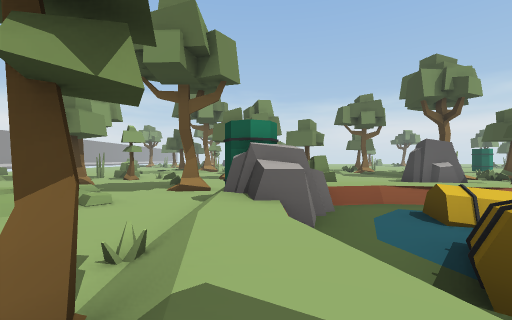
view 1 (above)

24 first-person views from a walk through a Unity game level. The camera is 1.2 m above the floor, looks level and sees 90° across. The floor is counted in squares, 2 m on a side. Each view is taken from the middle of a square. On the plan, view 1 faces up. The plan holds only what a view shows up to about 9 squares ahead; the rest is blank. The place goes on beyond the plan.

view 2
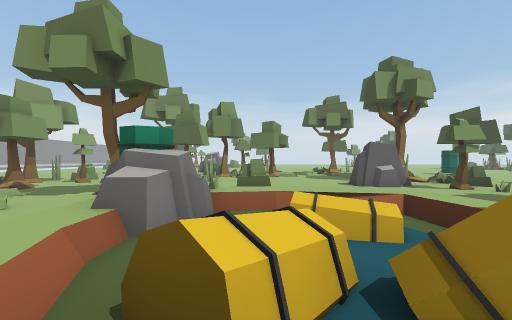

view 3
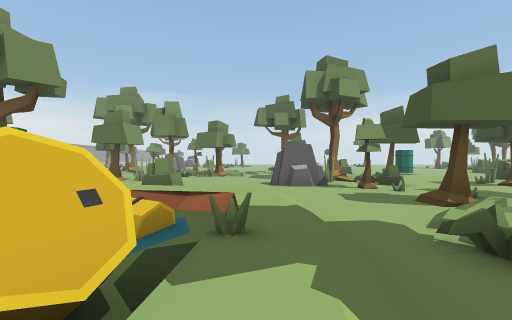

view 4
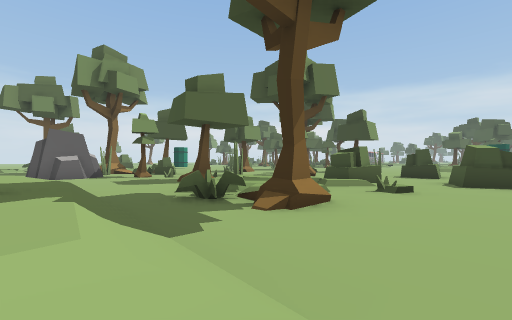

view 5
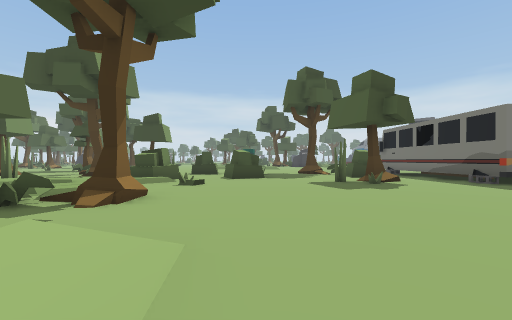

view 6
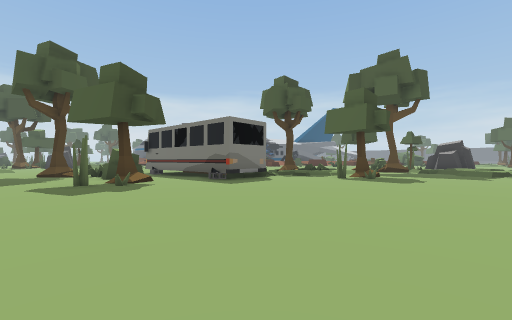

view 7
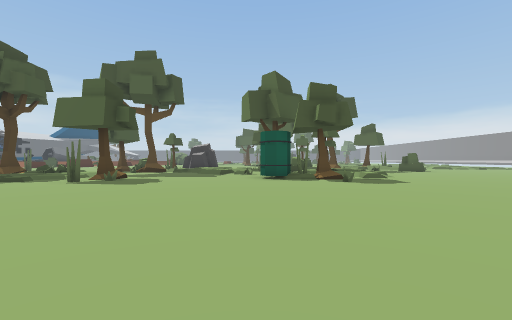

view 8
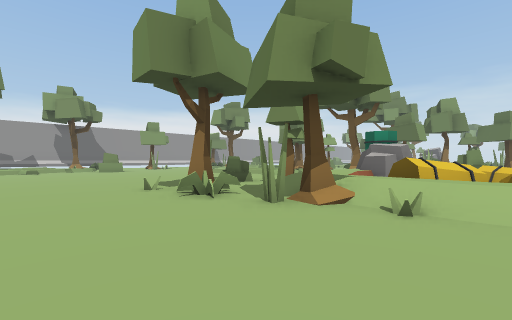

view 9
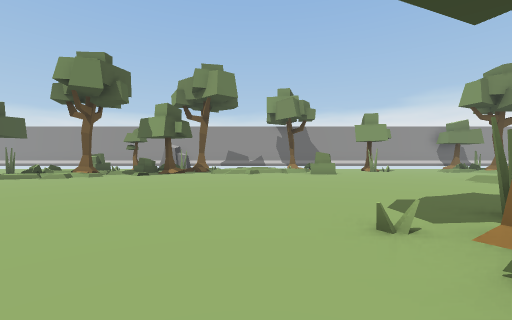

view 10
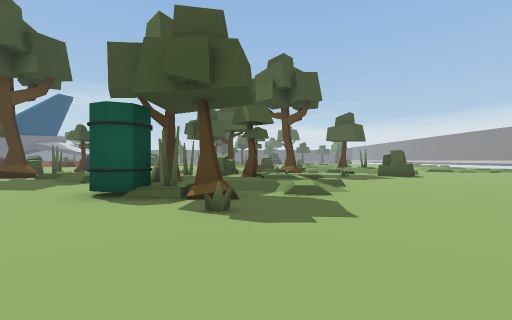

view 11
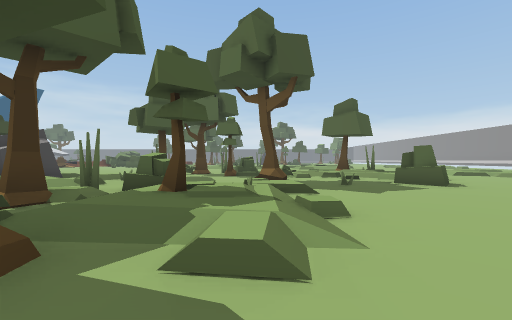

view 12
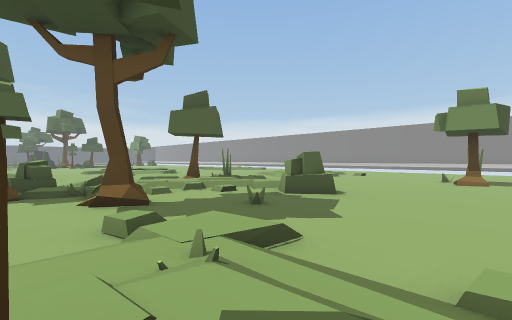

view 13
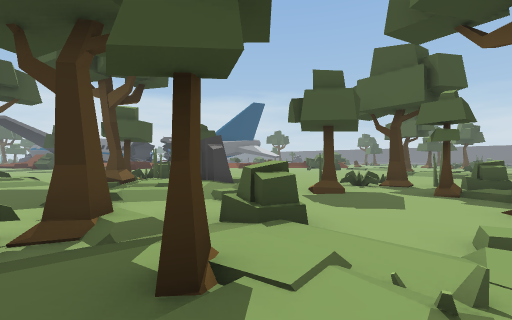

view 14
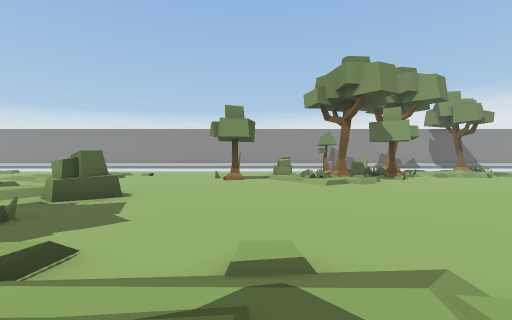

view 15
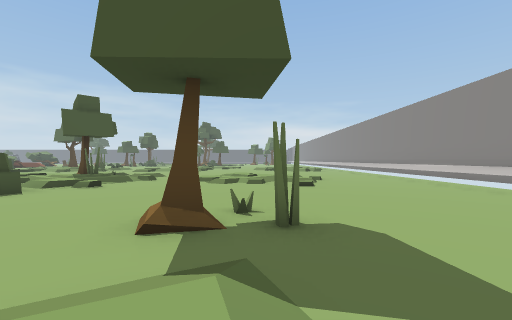

view 16
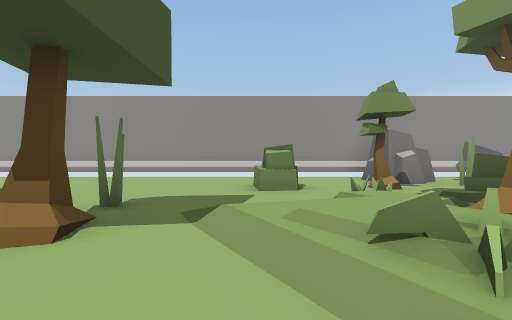

view 17
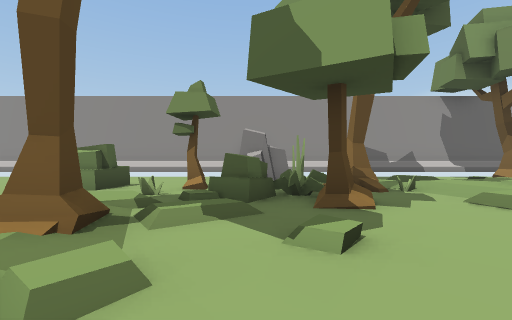

view 18
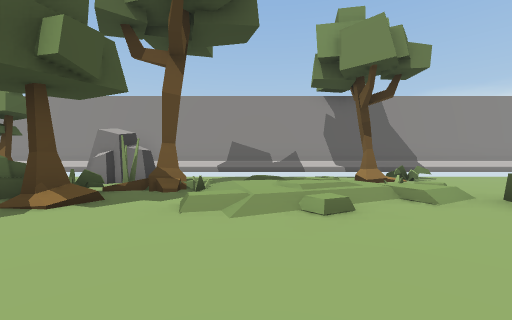

view 19
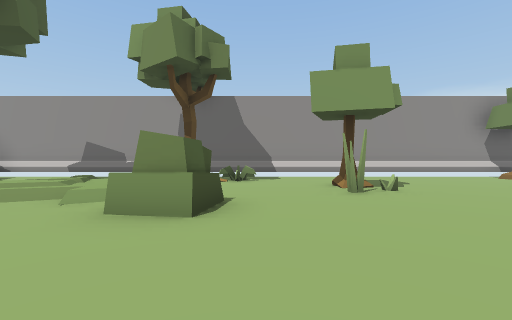

view 20
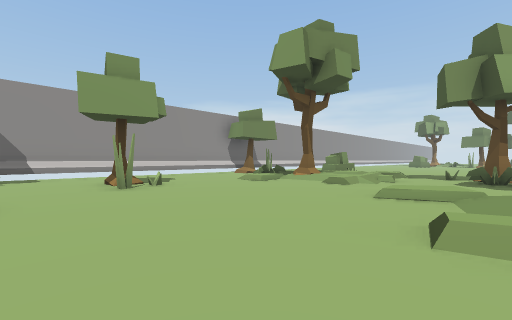

view 21
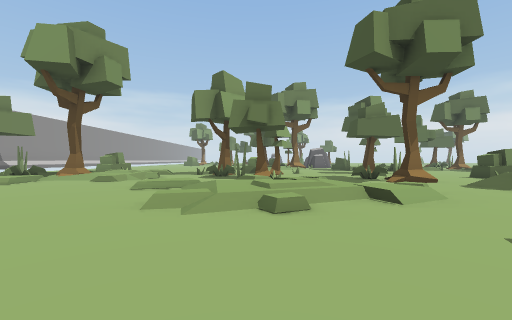

view 22
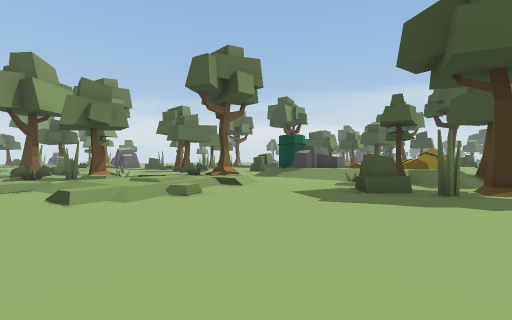

view 23
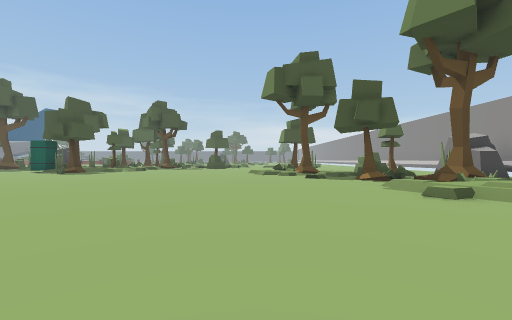

view 24
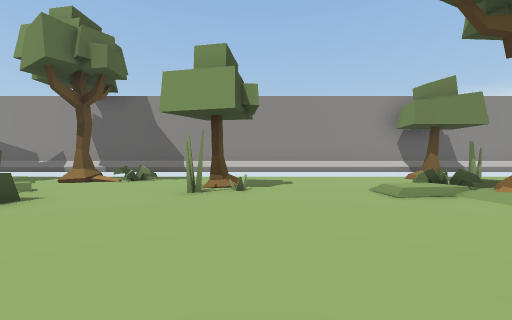

### Floor plan
Key: @ floor where view 1 was taken; # wall or solid block; x gap in a wall; . main floor; : floor 0.25 m higher than the main floor; + floor 0.5 m higher than the main floor; * floor 0.75 m higher than the main floor; / step, stairs or slope; = window, fence, low wall or low ledge; ^ raised ledge; v drop or lower ground; O other object.
Columns run from 17 left of view 1 to 16 right of it. Each row starts with its distance up from view 1.
  9 ## // //..= ..... .x  .### ^. .#
  8 #...=#//..##..==...#  ...##....
  7 #...//./.../=/.#/.=    .......
  6 #........://+/../ //// ....=.
  5 #.........////=./Oxv/**/..##
  4 #.........///#/./^^vvv*/.////
  3 #..##.....//....//vvvv//==//=
  2 #...............=*vvvv=/==..##.=.
  1 #.=...........^.#*vvv#*/.#.=....#
  0 #=.../#.......#..@/** /.......#.
 -1 #.#.=/.........#=.#=..........#
 -2 #.//+/.........==.................
 -3 #..///=...........................
 -4 #.//++/.....................#..O#
 -5 #../=./.........  ...........
 -6 #..##..........................
 -7 #.##=x#....................####
 -8 ###..^ ....................##
 -9 #...#=#=.................../
-10 #...==###/.......=......=#./
-11 #.....//=/........##.....#///
-12 #..#..//........///O......///#
-13 #..............////#/.....//
-14 #.....##......../#/#=//...//
-15 #............../=/^#.///=.=
-16 #...........#.=.=...+////#
-17 #...........#........//###
-18 #........./=#/.#/..== /#
-19 #.....//...////=/..#.
-20 #... ///:.//#+/ ##.x.
-21 #            :/ #=##.
-22                 ###=

Where each view was taken, in squares from view 1:
view 1: 0 up, 0 right, facing up
view 2: 0 up, 2 right, facing up
view 3: 0 up, 5 right, facing up
view 4: 1 down, 5 right, facing up-right
view 5: 1 down, 4 right, facing right
view 6: 2 down, 4 right, facing down-right
view 7: 3 down, 3 right, facing down
view 8: 4 down, 3 right, facing up-left
view 9: 3 down, 0 right, facing left
view 10: 7 down, 0 right, facing down
view 11: 10 down, 1 left, facing down
view 12: 13 down, 0 right, facing down-left
view 13: 13 down, 1 left, facing down-right
view 14: 13 down, 0 right, facing left
view 15: 11 down, 11 left, facing down
view 16: 12 down, 8 left, facing left
view 17: 8 down, 8 left, facing left
view 18: 4 down, 8 left, facing left
view 19: 1 up, 8 left, facing left
view 20: 1 up, 7 left, facing up-left
view 21: 0 up, 6 left, facing up
view 22: 1 down, 8 left, facing up-right
view 23: 1 up, 8 left, facing down
view 24: 4 up, 8 left, facing left
